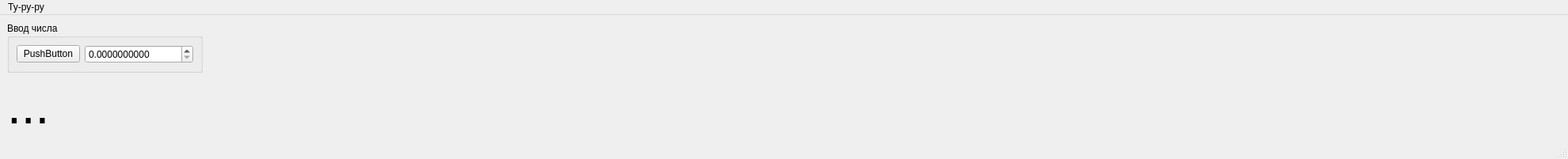
<?xml version="1.0" encoding="UTF-8"?>
<ui version="4.0">
 <class>MainWindow</class>
 <widget class="QMainWindow" name="MainWindow">
  <property name="geometry">
   <rect>
    <x>0</x>
    <y>0</y>
    <width>1980</width>
    <height>200</height>
   </rect>
  </property>
  <property name="windowTitle">
   <string>MainWindow</string>
  </property>
  <widget class="QWidget" name="centralwidget">
   <layout class="QHBoxLayout" name="horizontalLayout_2">
    <item>
     <layout class="QFormLayout" name="formLayout_2">
      <item row="0" column="0">
       <widget class="QGroupBox" name="groupBox">
        <property name="title">
         <string>Ввод числа</string>
        </property>
        <layout class="QHBoxLayout" name="horizontalLayout">
         <item>
          <widget class="QPushButton" name="pushButton">
           <property name="text">
            <string>PushButton</string>
           </property>
          </widget>
         </item>
         <item>
          <widget class="QDoubleSpinBox" name="inputSpinBox">
           <property name="decimals">
            <number>10</number>
           </property>
           <property name="maximum">
            <double>1000000.000000000000000</double>
           </property>
           <property name="singleStep">
            <double>0.000001000000000</double>
           </property>
          </widget>
         </item>
        </layout>
       </widget>
      </item>
      <item row="1" column="0" colspan="2">
       <widget class="QLabel" name="outputLabel">
        <property name="sizePolicy">
         <sizepolicy hsizetype="Expanding" vsizetype="Preferred">
          <horstretch>0</horstretch>
          <verstretch>0</verstretch>
         </sizepolicy>
        </property>
        <property name="font">
         <font>
          <family>Ubuntu</family>
          <pointsize>48</pointsize>
          <italic>false</italic>
          <bold>false</bold>
         </font>
        </property>
        <property name="text">
         <string>...</string>
        </property>
       </widget>
      </item>
     </layout>
    </item>
   </layout>
  </widget>
  <widget class="QMenuBar" name="menubar">
   <property name="geometry">
    <rect>
     <x>0</x>
     <y>0</y>
     <width>1980</width>
     <height>22</height>
    </rect>
   </property>
   <widget class="QMenu" name="menu">
    <property name="title">
     <string>Ту-ру-ру</string>
    </property>
   </widget>
   <addaction name="menu"/>
  </widget>
  <widget class="QStatusBar" name="statusbar"/>
 </widget>
 <resources/>
 <connections/>
</ui>
